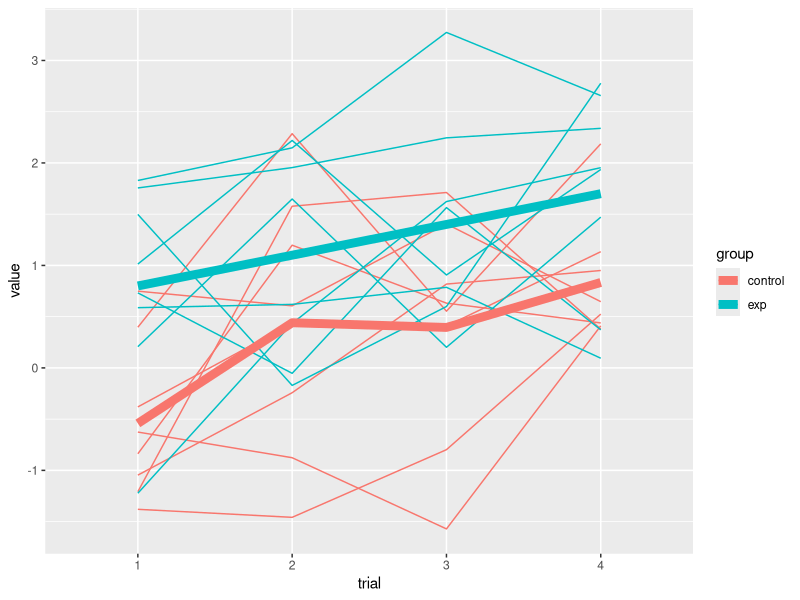
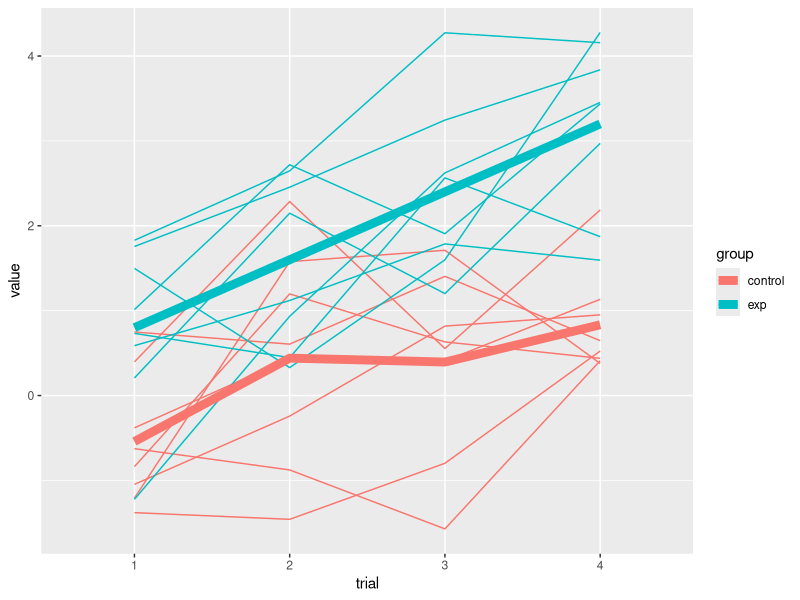
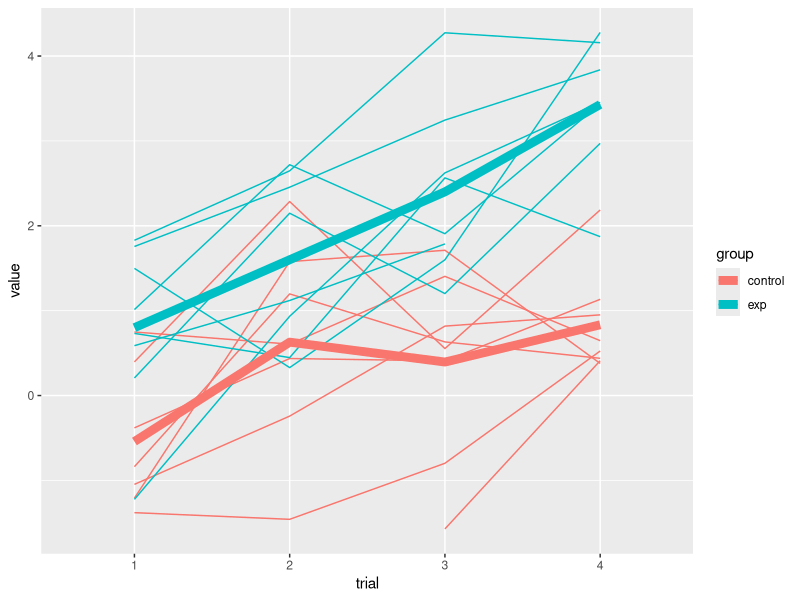

The R source for these figures, in order:
library(tidyverse)
library(lme4)
library(lmerTest)

set.seed(123)

n<-8

# simulate an appropriate multivariate normal data set: uses mvrnorm function from MASS package
# skip over this unless you're interested in details of data simulation

mu_control = rep(0, 4)
mu_exp = rep(0.8, 4)
#creates an appropriately-sized correlation matrix based on the number of trials you've selected
matrix = c()
long_matrix = c()
for( rownumber in 1:4 )  {
  row = rep(0.35, 4)
  row[rownumber] = 1
  long_matrix = c(long_matrix, row)
}
matrix = matrix(long_matrix, nrow = 4)
control_data = MASS::mvrnorm(n = n, mu = mu_control, Sigma = matrix, empirical = FALSE)
control_data = control_data %>% as.data.frame() %>% mutate(group = "control", subject_ID = 1:n)
exp_data = MASS::mvrnorm(n = n, mu = mu_exp, Sigma = matrix, empirical = TRUE)
exp_data = exp_data %>% as.data.frame() %>% mutate(group = "exp", subject_ID = 1+n:(n*2-1))
wide_data = rbind(control_data, exp_data)
end_column = paste("V", 4 %>% as.character(), sep = "")

long_data <- wide_data %>% 
  pivot_longer(cols = V1:end_column, names_to = "trial", names_prefix = "V")
long_data <- long_data %>% 
  mutate(trial = trial %>% as.ordered(), # as.ordered() creates *ordered factor*
         group = group %>% as.factor(), 
         subject_ID = subject_ID %>% as.factor())

long_data$trial  # note the levels of the factor are 1 < 2 < 3 < 4

long_data <- long_data %>% mutate(value = value + 0.3*(as.numeric(trial)-1))
# add a trial effect into simulated data

long_data %>% ggplot(aes(x=trial,y=value,color=group)) + geom_line(aes(group=subject_ID)) +
  stat_summary(aes(group = group, color = group), fun = "mean", geom = "line", size = 3)

lm(value ~ group + trial, data = long_data) %>% anova() # p-values are *incorrect*
# this formulation does not take into account dependence within subjects of trial effect
# estimates of variance components are wrong 

lmer(value ~ group + trial + (1|subject_ID), data = long_data) %>% summary()
lmer(value ~ group + trial + (1|subject_ID), data = long_data) %>% anova()
# group effect is the same in ANOVA and model summary
# model summary is estimating separate coefficients for each polynomial contrast 
# ANOVA trial effect collapses 3 separate contrasts into 1 F test
# is there any difference between any of the trials with respect to each other
# "trial.L" "trial.Q" "trial.C" are linear, quadratic, cubic contrasts
# different approach than dummy coding trials 2, 3, 4 relative to trial 1
# even though that would also work and would give same overall effect in ANOVA

long_data %>% mutate(trial = as.character(trial)) %>%
  lmer(value ~ group + trial + (1|subject_ID), data = .) %>% summary()
long_data %>% mutate(trial = as.character(trial)) %>%
  lmer(value ~ group + trial + (1|subject_ID), data = .) %>% anova()
# just a different way of decomposing the trial effect 

# do polynomial contrasts manually 

long_data <- long_data %>% 
  mutate(linear_trend = case_when(trial == 1 ~ -3,
                                  trial == 2 ~ -1,
                                  trial == 3 ~ 1,
                                  trial == 4 ~ 3),
         quad_trend = case_when(trial == 1 ~ -1,
                                trial == 2 ~ 1,
                                trial == 3 ~ 1,
                                trial == 4 ~ -1),
         cubic_trend = case_when(trial == 1 ~ -1,
                                 trial == 2 ~ 3,
                                 trial == 3 ~ -3,
                                 trial == 4 ~ 1))

lm(value ~ group + linear_trend + quad_trend + cubic_trend, data = long_data) %>% summary()
lm(value ~ group + trial, data = long_data) %>% summary()
# our constructed contrasts are the same as what R does under the hood
# the coefficients for the trends are the same but the p-values are off because
# we are not accounting for the dependence between the data points

# p-value for group effect is off - df are inflated because quadruple-counting subjects

long_data %>% group_by(subject_ID, group) %>% summarize(mean_value = mean(value))

long_data %>% group_by(subject_ID, group) %>% 
  summarize(mean_value = mean(value)) %>% ungroup() %>%
  lm(mean_value ~ group, data = .) %>% summary()
# now you get the same p-value you do out of the lmer

##

## build in an interaction effect

##

long_data_2 <- long_data %>% 
  mutate(value = value + 0.5*(as.numeric(trial)-1)*as.numeric(group == "exp"))

long_data_2 %>% ggplot(aes(x=trial,y=value,color=group)) + geom_line(aes(group=subject_ID)) +
  stat_summary(aes(group = group, color = group), fun = "mean", geom = "line", size = 3)

lmer(value ~ group + trial + (1|subject_ID), data = long_data_2) %>% summary()

lmer(value ~ group * trial + (1|subject_ID), data = long_data_2) %>% summary()
# interaction reflects difference in trial effect depending on level of group
lmer(value ~ group * trial + (1|subject_ID), data = long_data_2) %>% anova()
# p-value for group is the same
# trial and trial x group are collapsed into 3 df effects
# obscures interaction of group with linear trend of trial

##

## missing data !!

##

long_data_3 <- long_data_2
long_data_3$value[long_data_3$subject_ID == 3 & long_data_3$trial == 2] <- NA
long_data_3$value[long_data_3$subject_ID == 14 & long_data_3$trial == 4] <- NA
# delete 2 values

long_data_3 %>% ggplot(aes(x=trial,y=value,color=group)) + geom_line(aes(group=subject_ID)) +
  stat_summary(aes(group = group, color = group), fun = "mean", geom = "line", size = 3)

lm(value ~ group + linear_trend + quad_trend + cubic_trend, data = long_data_3) %>% summary()
# illustrates casewise deletion (although this is the wrong analytic approach anyway)

lmer(value ~ group * trial + (1|subject_ID), data = long_data_3) %>% summary()

##

## marginal means

##

library(emmeans)

# https://timmastny.rbind.io/blog/tests-pairwise-categorical-mean-emmeans-contrast/

ld3model <- lmer(value ~ group * trial + (1|subject_ID), data = long_data_3)
summary(ld3model)
anova(ld3model)

ld3model %>% emmeans(pairwise ~ group)

ld3model %>% emmeans(consec ~ trial)

ld3model %>% emmeans(consec ~ trial | group)

ld3model %>% emmeans(consec ~ trial | group, adjust = "none")

##

## hierarchical comparisons

##

ld3model <- lmer(value ~ group * trial + (1|subject_ID), data = long_data_3)
ld3model_reduced <- lmer(value ~ group + trial + (1|subject_ID), data = long_data_3) # main effects, no interactions

anova(ld3model, ld3model_reduced)

# inclusion of interaction term significantly improves model fit
# requires same random effects structure
# REML vs FIML complex - FIML generates smaller estimates of variance but they are potentially biased (overfit)
# hence p-value for this comparison is a little smaller than that in model ANOVA table

ld3model <- lmer(value ~ group * trial + (1|subject_ID), data = long_data_3)
ld3model_reduced2 <- lmer(value ~ trial + (1|subject_ID), data = long_data_3) # effect of trial only

anova(ld3model, ld3model_reduced2)
# 4 df: effect of group (1) and group x trial (3)
# does adding group to the model have any influence at all on prediction? 
# you may not be interested on whether an effect interacts with trial or whether just a main effect
